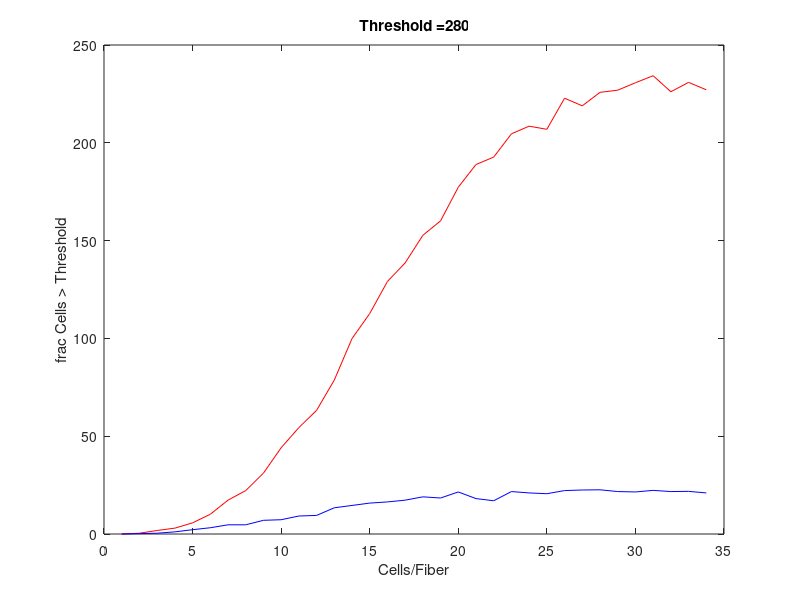

Write the MATLAB code that produced this figure.
%% Calculate how many cells achieve threshold when they recieve input from a set of Fibers
%% A and B combined, or just A.  
%%  Results in "out"
%%  
%% Amplitude pdf is used to creat Bag that amplitudes are drawn from 

%% creat distribution of amplitudes;
AmpThres = 280; %% threshold
p = [1,20,1.85]; % Amplitude distribution parameters
x = [1:1:300];
tball = 10000; % total "balls in bag"
P = p(1).*exp(-(log(x./p(2))./p(3)).^2); % probabilty of each size ball
% P = p(1).*exp(-(log(x./p(2)).^2./p(3))); % probabilty of each size ball
P = P ./sum(P); %normalize
Bag = [];
for i=1:size(P,2)
    Bag = [Bag i.*ones(1,round(P(i)*(tball-1)+1))];
end

%% Anatomy Paramters
NF = 10000; % number of Fibre
NC = 1000;  % number of Cells
m = 10; % mean number of synapes from Fibres on to cells
s = 1;% variance in connetivity.  More variance more divergence

Fact  = 1;% number of fibers activated by A or B


C = zeros(NC,NF,'single'); % connectivity matrix
out = zeros(NC/5,5);
ind = 0;
for m=1:10:NC/3  % for different cells/fiber
%     tic
% m =1000;  % for sanity check
    NS = m; % draw number of synapse from normal dist
    try
        % find NS connected cells for each of the NF fibers
        cells = reshape(int32((rand(m,NF)*(NC-1)+1) + ones(m,1,'single')*single([0:NF-1].*NC)),1,m*NF);
        C(cells) = Bag(round(rand(size(cells)).*(size(Bag,2)-1)+1)); % pick amplitude
    catch
        i
    end
    %     toc

    clear frac;clear active; clear activeboth;
    %     tic
    for i = 1:10
        % pick fibers activated by A and B
        A = []; B=A;
        while length(unique(A)) < Fact
            A = round(rand(Fact,1)*(NF-1)) +1;
        end
        while length(unique(B)) < Fact
            B = round(rand(Fact,1)*(NF-1))+1;
        end
        frac(i) = sum(C(:,A)&C(:,B))/(sum(C(:,A)) + sum(C(:,B)));
        activeboth(i) = sum(sum(C(:,A)+C(:,B),2)>AmpThres);% above threshold
        active(i) = sum(sum(C(:,A),2)>AmpThres);% above threshold
    end
    % toc
    if mod(m,33) == 0
        [m s mean(frac) mean(active) mean(activeboth)]
    end
    ind = ind +1;
    out(ind,:) = [m s mean(frac) mean(active) mean(activeboth)];
end

out = out(1:find(out(:,1)==0,1,'first')-1,:);
figure(11)
hold off
plot(out(:,5),'r')
hold on
plot(out(:,4),'b')
title(['Threshold =' num2str(AmpThres)]);
xlabel('Cells/Fiber')
ylabel('frac Cells > Threshold')